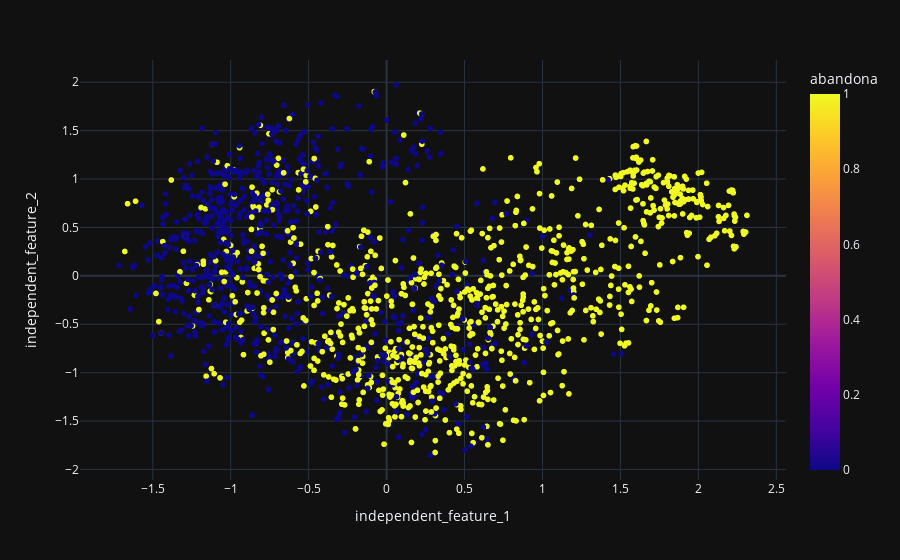

This figure's notebook cell:
### Code cell
import plotly.express as px
px.scatter(analys_personal_pca, x="independent_feature_1", y="independent_feature_2", color='abandona')

### Figure 1 — Plotly figure (JSON) as saved in the notebook; plotly's stock layout.template omitted (floating-point values rounded to 4 significant figures; data arrays with more than 128 entries replaced by an {"elided": "..."} marker saying what was removed)
{"data": [{"hovertemplate": "independent_feature_1=%{x}<br>independent_feature_2=%{y}<br>abandona=%{marker.color}<extra></extra>", "legendgroup": "", "marker": {"color": {"elided": "1773 int values"}, "coloraxis": "coloraxis", "symbol": "circle"}, "mode": "markers", "name": "", "showlegend": false, "type": "scattergl", "x": {"elided": "1773 float values"}, "xaxis": "x", "y": {"elided": "1773 float values"}, "yaxis": "y"}], "layout": {"coloraxis": {"colorbar": {"title": {"text": "abandona"}}, "colorscale": [[0, "#0d0887"], [0.1111, "#46039f"], [0.2222, "#7201a8"], [0.3333, "#9c179e"], [0.4444, "#bd3786"], [0.5556, "#d8576b"], [0.6667, "#ed7953"], [0.7778, "#fb9f3a"], [0.8889, "#fdca26"], [1, "#f0f921"]]}, "legend": {"tracegroupgap": 0}, "margin": {"t": 60}, "xaxis": {"anchor": "y", "domain": [0, 1], "title": {"text": "independent_feature_1"}}, "yaxis": {"anchor": "x", "domain": [0, 1], "title": {"text": "independent_feature_2"}}}}
